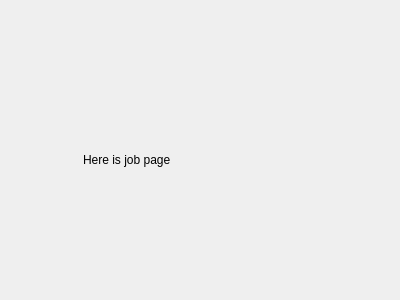
<?xml version="1.0" encoding="UTF-8"?>
<ui version="4.0">
 <class>JobPage</class>
 <widget class="QWidget" name="JobPage">
  <property name="geometry">
   <rect>
    <x>0</x>
    <y>0</y>
    <width>400</width>
    <height>300</height>
   </rect>
  </property>
  <property name="windowTitle">
   <string>Form</string>
  </property>
  <widget class="QLabel" name="label">
   <property name="geometry">
    <rect>
     <x>83</x>
     <y>150</y>
     <width>151</width>
     <height>20</height>
    </rect>
   </property>
   <property name="text">
    <string>Here is job page</string>
   </property>
  </widget>
 </widget>
 <resources/>
 <connections/>
</ui>
